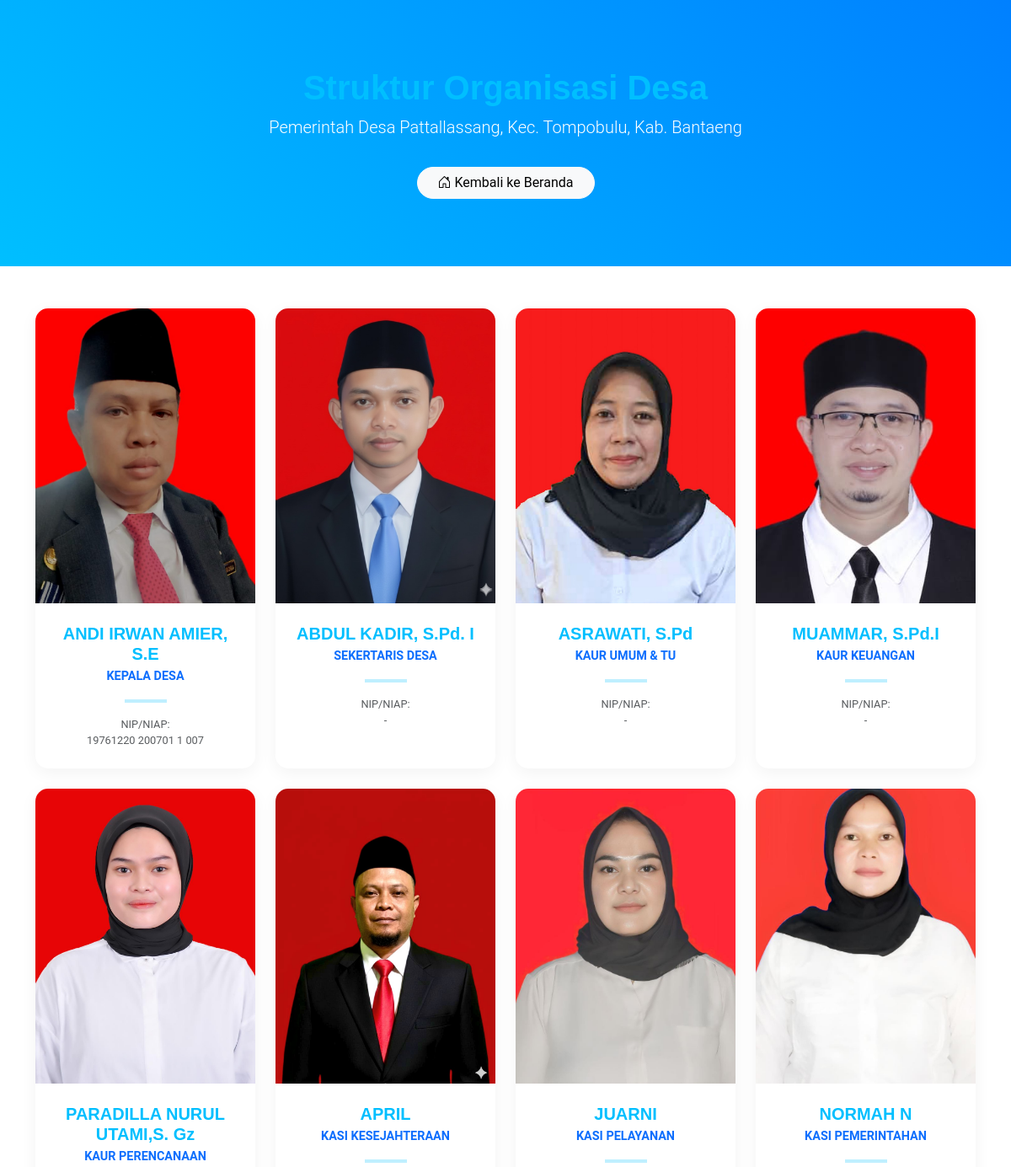
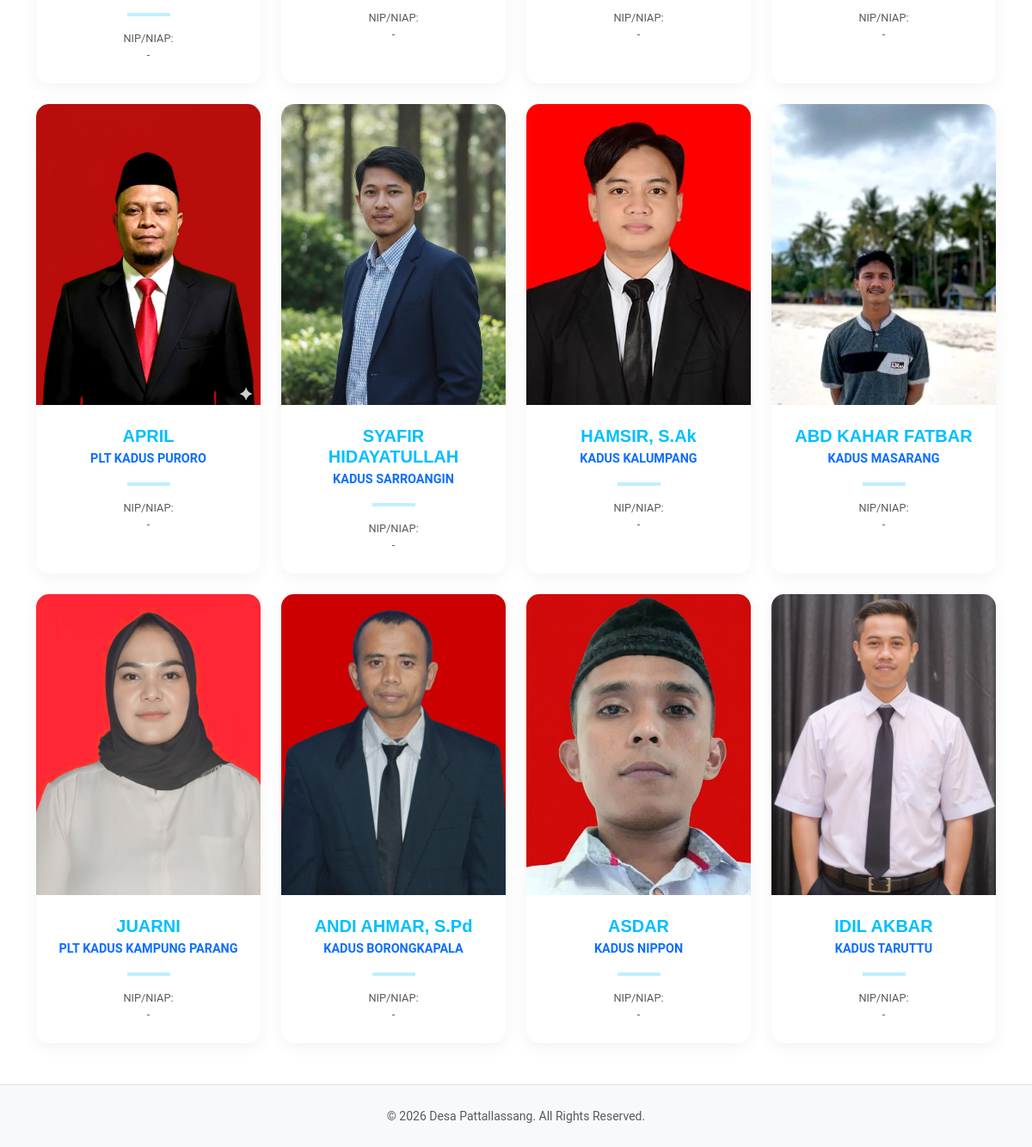
Page /profil_aparat.php on the committed database (2 pictures, top to bottom).
### tables this page shows
CREATE TABLE `tabel_aparat` (
  `id` int NOT NULL,
  `nama` varchar(255) NOT NULL,
  `nip` varchar(50) DEFAULT NULL,
  `jabatan` varchar(100) NOT NULL,
  `foto` varchar(255) NOT NULL,
  `urutan` int DEFAULT '0'
);

### profil_aparat.php (the view, shortened to what this page needs)
<?php
include('config/koneksi.php');
?>
<!DOCTYPE html>
<html lang="en">
<head>
  <link href="assets/vendor/bootstrap/css/bootstrap.min.css" rel="stylesheet">
  <link href="assets/vendor/bootstrap-icons/bootstrap-icons.css" rel="stylesheet">
  <link href="assets/css/main.css" rel="stylesheet">
</head>
<body>
  <header class="header-profile text-center">
    <div class="container">
      <h1 class="fw-bold">Struktur Organisasi Desa</h1>
      <p class="lead">Pemerintah Desa Pattallassang, Kec. Tompobulu, Kab. Bantaeng</p>
      <a href="index.php" class="btn btn-light rounded-pill px-4 mt-3"><i class="bi bi-house-door"></i> Kembali ke Beranda</a>
    </div>
  </header>
  <main class="container mb-5">
    <div class="row gy-4 justify-content-center">
      <?php
      $sql = mysqli_query($koneksi, "SELECT * FROM tabel_aparat ORDER BY id ASC");
      if (mysqli_num_rows($sql) > 0) {
        while ($d = mysqli_fetch_array($sql)) {
      ?>
          <div class="col-lg-3 col-md-6">
            <div class="card card-aparat h-100">
              <img src="assets/img/team/<?php echo $d['foto']; ?>" class="img-aparat" alt="<?php echo $d['nama']; ?>">
              <div class="card-body text-center p-4">
                <h5 class="fw-bold mb-1"><?php echo $d['nama']; ?></h5>
                <p class="text-primary mb-2" style="font-size: 0.9rem; font-weight: 600;"><?php echo $d['jabatan']; ?></p>
                <hr class="short-hr mx-auto" style="width: 50px; border: 2px solid #00BFFF;">
                <p class="text-muted mt-2 mb-0" style="font-size: 0.8rem;">NIP/NIAP: <br> <?php echo $d['nip'] ?: '-'; ?></p>
              </div>
            </div>
          </div>
      <?php
        }
      } else {
        echo "<div class='text-center py-5'><p class='text-muted'>Data sedang disiapkan.</p></div>";
      }
      ?>
    </div>
  </main>
  <footer class="py-4 bg-light border-top">
    <div class="container text-center">
      <small class="text-muted">&copy; 2026 Desa Pattallassang. All Rights Reserved.</small>
    </div>
  </footer>
</body>
</html>

### assets/css/main.css (style rules this page uses)
:root { --default-font: "Roboto", system-ui, -apple-system, "Segoe UI", Roboto, "Helvetica Neue", Arial, "Noto Sans", "Liberation Sans", sans-serif, "Apple Color Emoji", "Segoe UI Emoji", "Segoe UI Symbol", "Noto Color Emoji"; --heading-font: "Montserrat", sans-serif; --nav-font: "Poppins", sans-serif; }
:root { --background-color: #ffffff; --default-color: #222222; --heading-color: #00bfff; --accent-color: #00bfff; --surface-color: #ffffff; --contrast-color: #ffffff; }
:root { --nav-color: #ffffff; --nav-hover-color: #00bfff; --nav-mobile-background-color: #ffffff; --nav-dropdown-background-color: #ffffff; --nav-dropdown-color: #01433c; --nav-dropdown-hover-color: #00bfff; }
:root { scroll-behavior: smooth; }
body { color: var(--default-color); background-color: var(--background-color); font-family: var(--default-font); }
a { color: var(--accent-color); text-decoration: none; transition: 0.3s; }
h1, h2, h3, h4, h5, h6 { color: var(--heading-color); font-family: var(--heading-font); }

### profil_aparat.php (style rules this page uses)
.header-profile { background: linear-gradient(45deg, #00BFFF, #0080ff); padding: 80px 0; color: white; margin-bottom: 50px; }
.card-aparat { border: none; transition: 0.3s; border-radius: 15px; overflow: hidden; box-shadow: 0 5px 20px rgba(0, 0, 0, 0.05); }
.img-aparat { height: 350px; object-fit: cover; width: 100%; }

### rows in the picture
tabel_aparat: foto (picture), nama "ANDI IRWAN AMIER, S.E", jabatan "KEPALA DESA", nip "19761220 200701 1 007"
tabel_aparat: foto (picture), nama "ABDUL KADIR, S.Pd. I", jabatan "SEKERTARIS DESA", nip "-"
tabel_aparat: foto (picture), nama "ASRAWATI, S.Pd", jabatan "KAUR UMUM & TU", nip "-"
tabel_aparat: foto (picture), nama "MUAMMAR, S.Pd.I", jabatan "KAUR KEUANGAN", nip "-"
tabel_aparat: foto (picture), nama "PARADILLA NURUL UTAMI,S. Gz", jabatan "KAUR PERENCANAAN", nip "-"
tabel_aparat: foto (picture), nama "APRIL", jabatan "KASI KESEJAHTERAAN", nip "-"
tabel_aparat: foto (picture), nama "JUARNI", jabatan "KASI PELAYANAN", nip "-"
tabel_aparat: foto (picture), nama "NORMAH N", jabatan "KASI PEMERINTAHAN", nip "-"
tabel_aparat: foto (picture), nama "APRIL", jabatan "PLT KADUS PURORO", nip "-"
tabel_aparat: foto (picture), nama "SYAFIR HIDAYATULLAH", jabatan "KADUS SARROANGIN", nip "-"
tabel_aparat: foto (picture), nama "HAMSIR, S.Ak", jabatan "KADUS KALUMPANG", nip "-"
tabel_aparat: foto (picture), nama "ABD KAHAR FATBAR", jabatan "KADUS MASARANG", nip "-"
tabel_aparat: foto (picture), nama "JUARNI", jabatan "PLT KADUS KAMPUNG PARANG", nip "-"
tabel_aparat: foto (picture), nama "ANDI AHMAR, S.Pd", jabatan "KADUS BORONGKAPALA", nip "-"
tabel_aparat: foto (picture), nama "ASDAR", jabatan "KADUS NIPPON", nip "-"
tabel_aparat: foto (picture), nama "IDIL AKBAR", jabatan "KADUS TARUTTU", nip "-"
